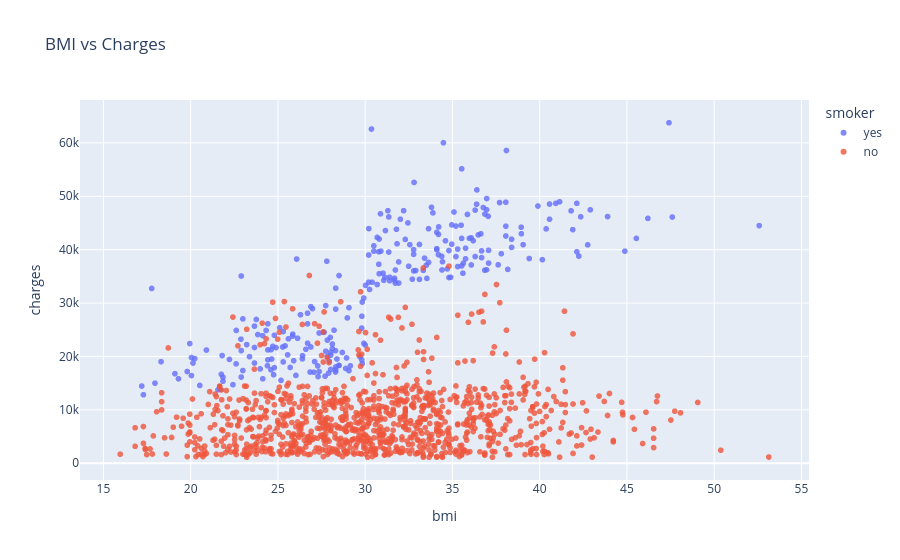

Notebook code for this chart:
### Markdown cell above
We can make the following observations from the above chart:

* The general trend seems to be that medical charges increase with age, as we might expect. However, there is significant variation at every age, and it's clear that age alone cannot be used to accurately determine medical charges.


* We can see three "clusters" of points, each of which seems to form a line with an increasing slope:

     1. The first and the largest cluster consists primary of presumably "healthy non-smokers" who have relatively low medical charges compared to others
     
     2. The second cluster contains a mix of smokers and non-smokers. It's possible that these are actually two distinct but overlapping clusters: "non-smokers with medical issues" and "smokers without major medical issues".
     
     3. The final cluster consists exclusively of smokers, presumably smokers with major medical issues that are possibly related to or worsened by smoking.
     

> **EXERCISE**: What other inferences can you draw from the above chart?
>
> ???

### Code cell
import plotly.express as px

fig = px.scatter(
    medical_df,
    x="bmi",
    y="charges",
    color='smoker',
    title="BMI vs Charges",
    hover_data=['sex'],
    opacity=0.8
)

fig.update_traces(marker_size=6)
fig.show()

### Figure 1 — Plotly figure (JSON) as saved in the notebook; plotly's stock layout.template omitted (floating-point values rounded to 4 significant figures; data arrays with more than 128 entries replaced by an {"elided": "..."} marker saying what was removed)
{"data": [{"customdata": {"elided": "274x1 str values"}, "hovertemplate": "smoker=yes<br>bmi=%{x}<br>charges=%{y}<br>sex=%{customdata[0]}<extra></extra>", "legendgroup": "yes", "marker": {"color": "#636efa", "opacity": 0.8, "size": 6, "symbol": "circle"}, "mode": "markers", "name": "yes", "showlegend": true, "type": "scattergl", "x": {"elided": "274 float values"}, "xaxis": "x", "y": {"elided": "274 float values"}, "yaxis": "y"}, {"customdata": {"elided": "1064x1 str values"}, "hovertemplate": "smoker=no<br>bmi=%{x}<br>charges=%{y}<br>sex=%{customdata[0]}<extra></extra>", "legendgroup": "no", "marker": {"color": "#EF553B", "opacity": 0.8, "size": 6, "symbol": "circle"}, "mode": "markers", "name": "no", "showlegend": true, "type": "scattergl", "x": {"elided": "1064 float values"}, "xaxis": "x", "y": {"elided": "1064 float values"}, "yaxis": "y"}], "layout": {"legend": {"title": {"text": "smoker"}, "tracegroupgap": 0}, "title": {"text": "BMI vs Charges"}, "xaxis": {"anchor": "y", "domain": [0, 1], "title": {"text": "bmi"}}, "yaxis": {"anchor": "x", "domain": [0, 1], "title": {"text": "charges"}}}}
